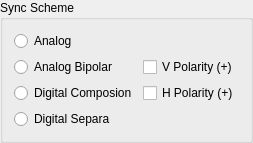
              <widget class="QGroupBox" name="m_pDTimingSyncSchemeGB">
               <property name="title">
                <string>Sync Scheme</string>
               </property>
               <layout class="QGridLayout" name="gridLayout_23">
                <item row="0" column="0">
                 <widget class="QRadioButton" name="m_pDTimingAnalogRB">
                  <property name="text">
                   <string>Analog</string>
                  </property>
                 </widget>
                </item>
                <item row="1" column="0">
                 <widget class="QRadioButton" name="m_pDTimingAnalogBipolarRB">
                  <property name="text">
                   <string>Analog Bipolar</string>
                  </property>
                 </widget>
                </item>
                <item row="1" column="1">
                 <widget class="QCheckBox" name="m_pDTimingSyncSchemePara1CB">
                  <property name="text">
                   <string>V Polarity (+)</string>
                  </property>
                 </widget>
                </item>
                <item row="2" column="0">
                 <widget class="QRadioButton" name="m_pDTimingDigitalComposionRB">
                  <property name="text">
                   <string>Digital Composion</string>
                  </property>
                 </widget>
                </item>
                <item row="2" column="1">
                 <widget class="QCheckBox" name="m_pDTimingSyncSchemePara2CB">
                  <property name="text">
                   <string>H Polarity (+)</string>
                  </property>
                 </widget>
                </item>
                <item row="3" column="0">
                 <widget class="QRadioButton" name="m_pDTimingDigitalSeparaRB">
                  <property name="text">
                   <string>Digital Separa</string>
                  </property>
                 </widget>
                </item>
               </layout>
              </widget>
